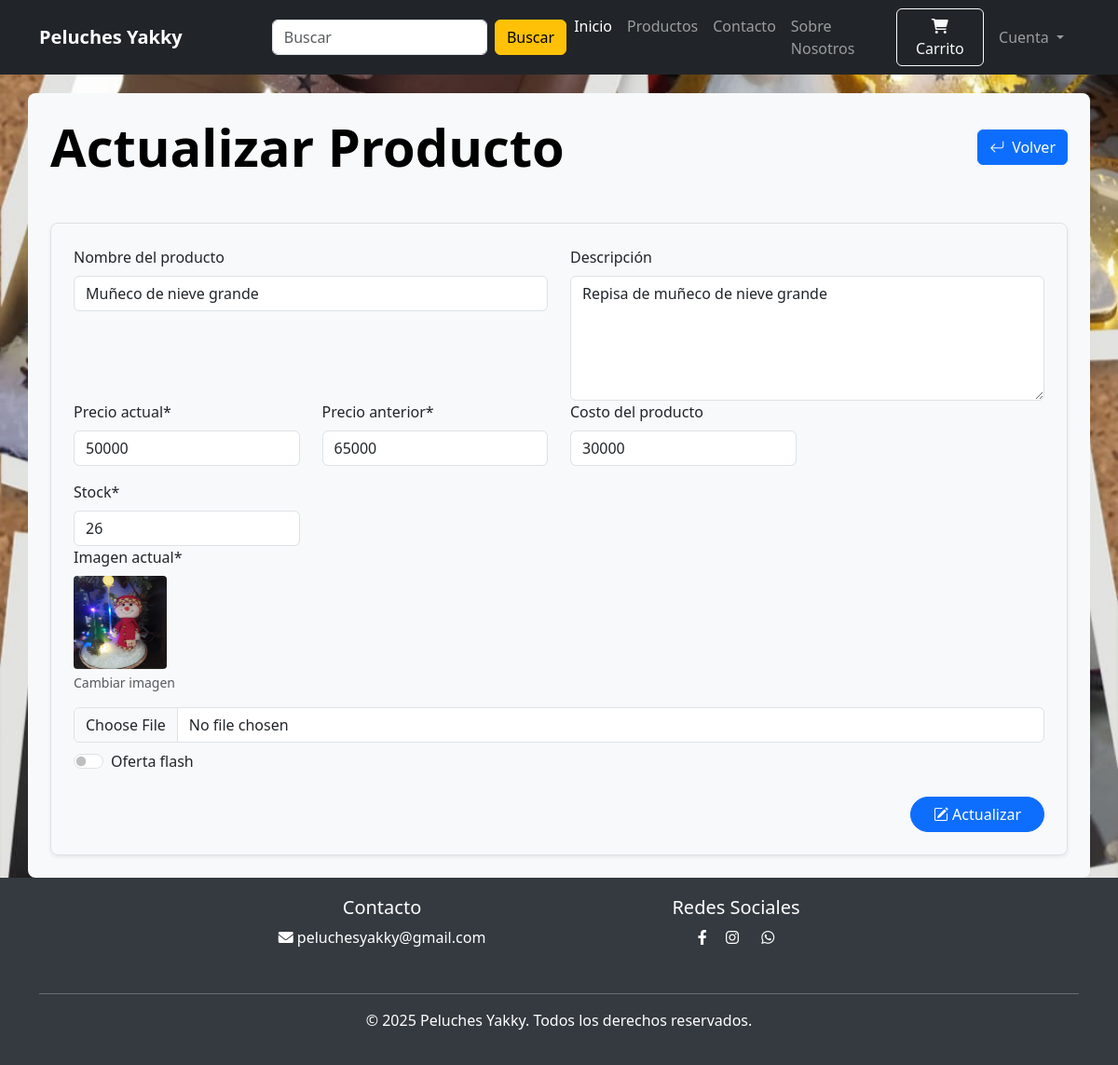
The page /actua-producto/3 (signed in) on the database as committed earlier.
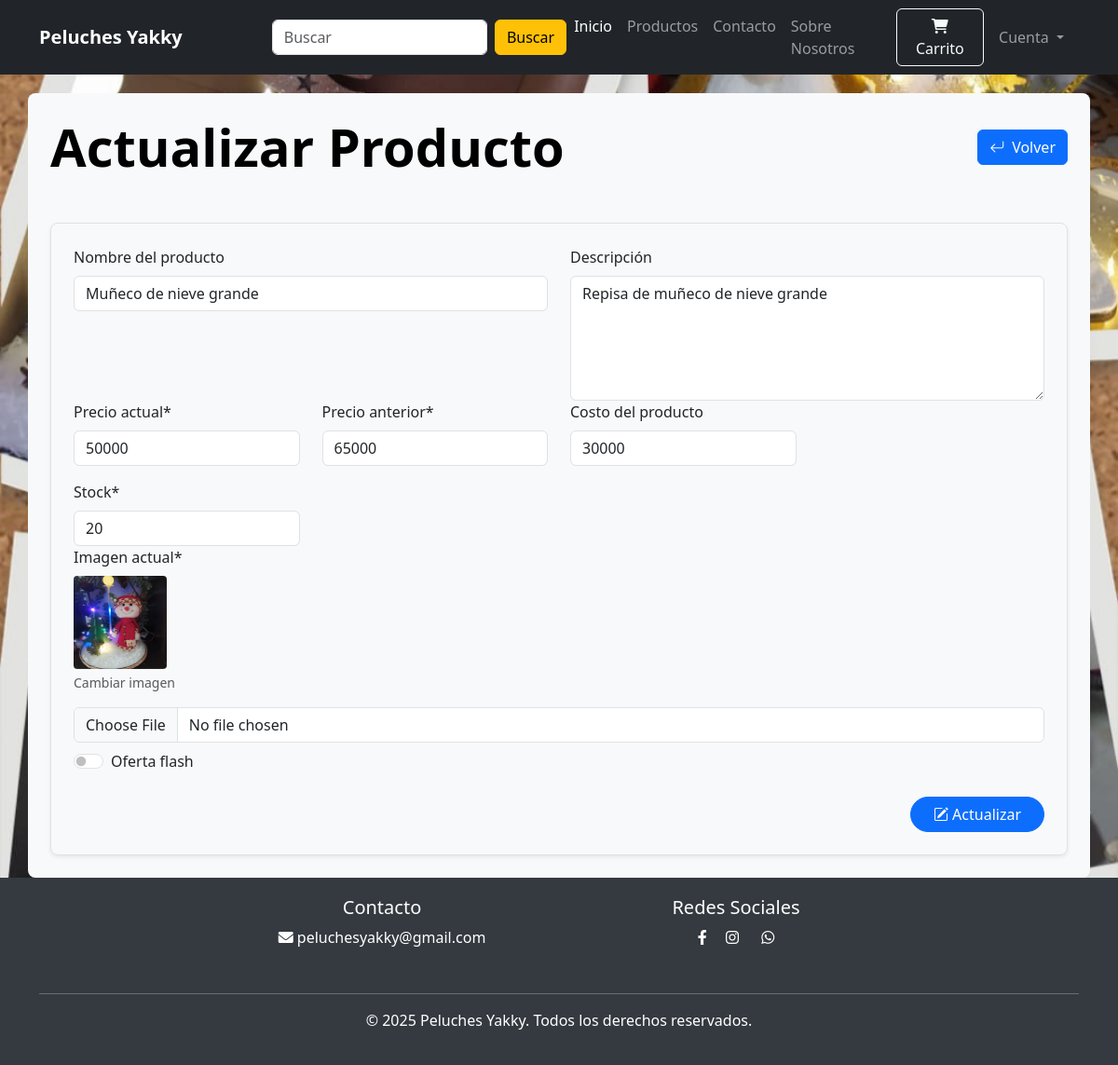
The same page on the database as committed later.
### website/models.py (models this page shows, shortened)
class Product(db.Model):
    id = db.Column(db.Integer, primary_key=True)
    product_name = db.Column(db.String(100), nullable=False)
    current_price = db.Column(db.Integer, nullable=False)
    precio_costo = db.Column(db.Integer, nullable=False)  # tarea
    previous_price = db.Column(db.Integer, nullable=False)
    in_stock = db.Column(db.Integer, nullable=False)
    product_picture = db.Column(db.String(1000), nullable=False)
    flash_sale = db.Column(db.Boolean, default=False)
    date_added = db.Column(db.DateTime, default=datetime.utcnow)
    descripcion = db.Column(db.String(1000), nullable=False)
    is_deleted = db.Column(db.Boolean, default=False)
    carts = db.relationship(
        "Cart", backref=db.backref("product", lazy=True), cascade="all, delete-orphan"
    )
    orders = db.relationship(
        "Order", backref=db.backref("product", lazy=True), cascade="all, delete-orphan"
    )

### website/admin.py (the view, shortened to what this page needs)
@admin.route("/actua-producto/<int:item_id>", methods=["GET", "POST"])
@login_required
def actua_productos(item_id):
    if current_user.id == 1:
        producto = Product.query.get(item_id)
        return render_template("actua-produc.html", item=producto)
    return render_template("error_404.html")

### website/models.py (called while the page is built)
    @property
    def is_authenticated(self):
        return True  # Para usuarios reales siempre True

### website/templates/actua-produc.html (shortened to what this page needs)
{% extends 'index.html' %}
{% block body %}
<div class="fondo" style="min-height: 100vh; padding-top: 20px;">
    <div class="container bg-light rounded-3 p-4 ">
        <div class="d-flex justify-content-between align-items-center mb-5">
            <h1 class="text-black mb-0 display-4 fw-bold">
                Actualizar Producto
            </h1>
            <div class="d-flex gap-3"><button onclick="window.location.href='/ver-productos'" class="btn btn-primary">
                    <i class="bi bi-arrow-return-left me-2  "></i>Volver
                </button>
            </div>
        </div>
        <form method="post" enctype="multipart/form-data" class="border p-4 rounded-3 shadow-sm">
            <div class="row mb-3">
                <div class="col-md-6">
                    <label class="form-label">Nombre del producto</label>
                    <input type="text" class="form-control" name="product_name" required value="{{ item.product_name}}">
                </div>
                <div class="col-md-6">
                    <label class="form-label">Descripción</label>
                    <textarea class="form-control" name="descripcion" rows="5"
                        id="productDescription">{{ item.descripcion if item.descripcion else '' }}</textarea>
                </div>
                <div class="col-md-3">
                    <label class="form-label">Precio actual*</label>
                    <input type="number" step="0.01" class="form-control" name="current_price" required
                        value="{{ item.current_price }}">
                </div>
                <div class="col-md-3">
                    <label class="form-label">Precio anterior*</label>
                    <input type="number" step="0.01" class="form-control" name="previous_price" required
                        value="{{ item.previous_price }}">
                </div>
                <div class="col-md-3">
                    <label class="form-label">Costo del producto</label>
                    <input type="number" step="0.01" class="form-control" name="precio_costo" value="{{item.precio_costo}}" required>
                </div>
            </div>
            <div class="row mb-3">
                <div class="col-md-3">
                    <label class="form-label">Stock*</label>
                    <input type="number" class="form-control" name="in_stock" required value="{{ item.in_stock }}">
                </div>
                <div class="mb-2">
                    <label class="form-label">Imagen actual*</label>
                    <br>
                    <img src="../{{ item.product_picture }}" alt="{{ item.product_name }}"
                        style="height: 100px; width: 100px; border-radius: 4px;">
                    <br>
                    <p class="text-muted small mt-1">Cambiar imagen</p>
                    <input type="file" class="form-control" name="product_picture" accept="image/*">
                </div>
                <div class="col-md-3 d-flex align-items-end">
                    <div class="form-check form-switch">
                        <input class="form-check-input" type="checkbox" name="flash_sale" id="flexSwitchCheckDefault">
                        <label class="form-check-label" for="flexSwitchCheckDefault">Oferta flash</label>
                    </div>
                </div>
            </div>
            <div class="d-grid gap-2 d-md-flex justify-content-md-end mt-4">
                <button type="submit" class="btn btn-primary px-4 rounded-pill">
                    <i class="bi bi-pencil-square"></i> Actualizar
                </button>
            </div>
        </form>
    </div>
</div>
{% endblock %}

Rows that differ between the two databases and show on the page:
changed Product "Muñeco de nieve grande": in_stock "26" → "20"
